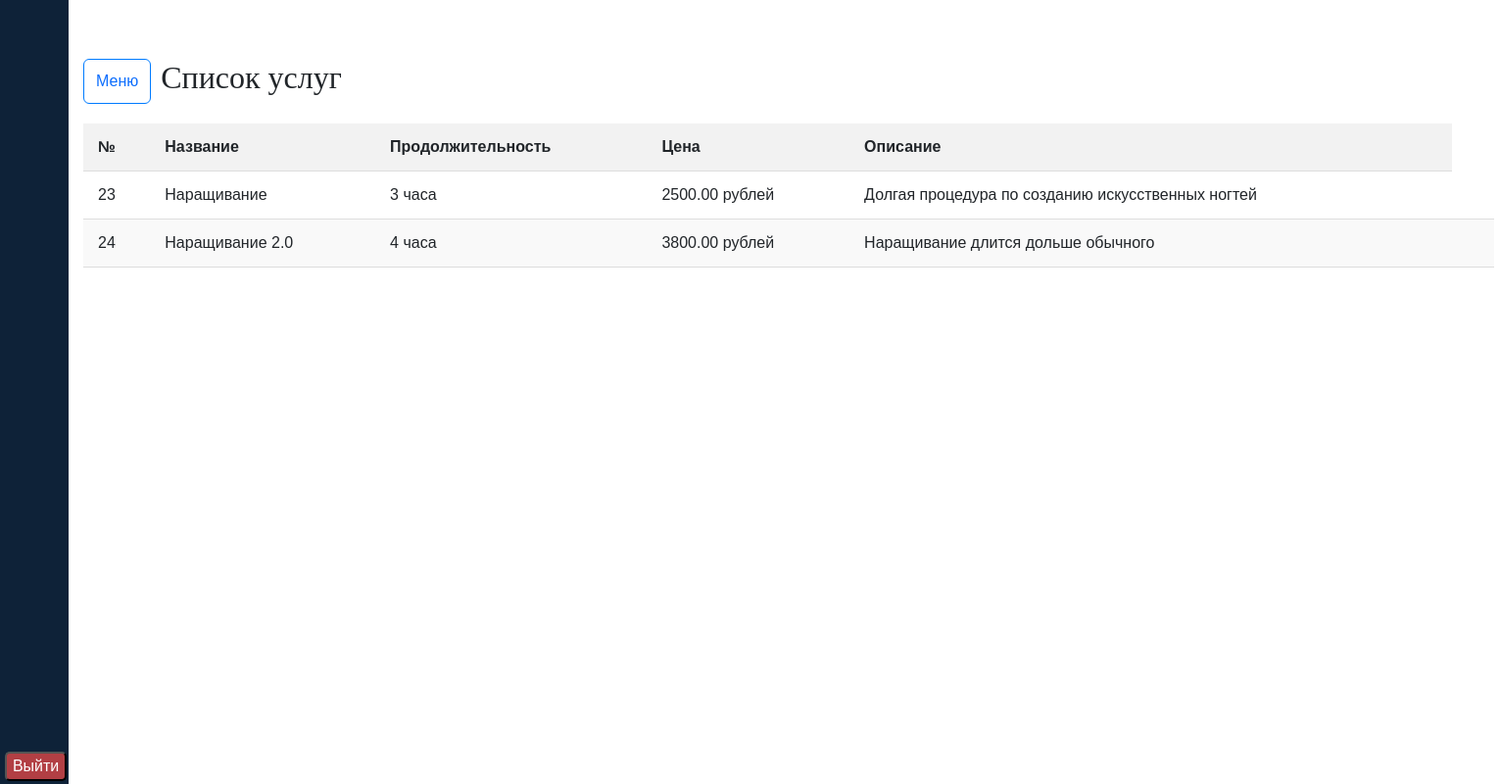
The app's page /appointment/app-admin/service-list/ (signed in), older data.
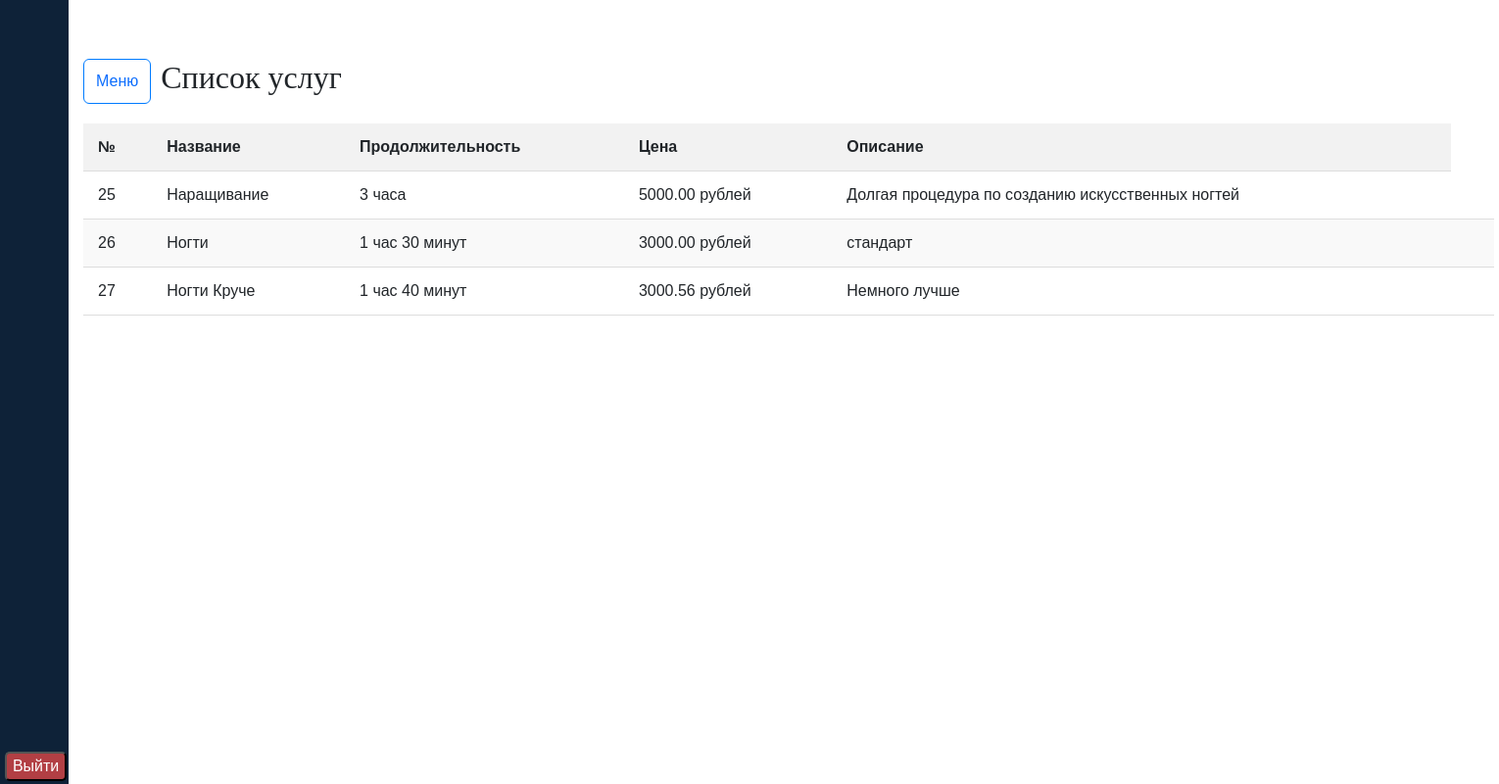
The same page, newer data.
### appointment/models.py (models this page shows, shortened)
class Service(models.Model):
    name = models.CharField(max_length=100, blank=False)
    description = models.TextField(blank=True, null=True)
    duration = models.DurationField(validators=[MinValueValidator(datetime.timedelta(seconds=1))])
    price = models.DecimalField(max_digits=8, decimal_places=2, validators=[MinValueValidator(0)])
    image = models.ImageField(upload_to='services/', blank=True, null=True)
    created_at = models.DateTimeField(auto_now_add=True)
    def get_duration_parts(self):
        total_seconds = int(self.duration.total_seconds())
        days = total_seconds // 86400
        hours = (total_seconds % 86400) // 3600
        minutes = (total_seconds % 3600) // 60
        seconds = total_seconds % 60
        return days, hours, minutes, seconds
    def get_duration(self):
        days, hours, minutes, seconds = self.get_duration_parts()
        parts = []
        if days:
            parts.append(f"{days} day{'s' if days > 1 else ''}")
        if hours:
            parts.append(f"{hours} час{'а' if hours > 1 else ''}")
        if minutes:
            parts.append(f"{minutes} минут")
        if seconds:
            parts.append(f"{seconds} секунд{'ы' if seconds > 1 else ''}")
        return ' '.join(parts)
    def get_price(self):
        return (f"{self.price} рублей")
    def get_description(self):
        return self.description

### appointment/views_admin.py (the view)
# urls.py: path('service-list/', views_admin.get_service_list, name='get_service_list'),
@require_user_authenticated
@require_staff_or_superuser
def get_service_list(request):
    services = Service.objects.all()
    context = {'services': services}
    return render(request, 'administration/service_list.html', context=context)

### appointment/templates/administration/service_list.html (shortened to what this page needs)
{% extends 'mainController/layout.html'%}
{% load i18n %}
{% load static %}
{% block customCSS %}
<link rel="stylesheet" href="{%static 'css/app_admin/staff_list.css'%}">
{% endblock %}
{% block body %}
<section class="content content-wrapper">
    <div class="service-container">
        <section class="profile-section">
            <div class="section-header">
                <button class="btn btn-primary" style="margin-right:10px"><a href="{% url 'show_all'%}"> Меню </a></button>
                <h2 class="section-header-itm">{% trans 'Список услуг' %}</h2>
            </div>
            <div class="responsive-table-container">
                <table>
                    <thead>
                    <tr>
                        <th>№</th>
                        <th>{% trans 'Название' %}</th>
                        <th>{% trans 'Продолжительность' %}</th>
                        <th>{% trans 'Цена' %}</th>
                        <th>{% trans 'Описание' %}</th>
                    </tr>
                    </thead>
                    <tbody>
                    {% for service in services %}
                    <tr>
                        <td>{{service.id}}</td>
                        <td>{{ service.name }}</td>
                        <td>{{ service.get_duration }}</td>
                        <td>{{ service.get_price}}</td>
                        <td>{{ service.get_description}}</td>
                        <td>
                            <div class="buttons-container">
                                {% if user.is_superuser %}
                                <br>
                                {% endif %}
                            </div>
                        </td>
                    </tr>
                    {% empty %}
                    <tr>
                        <td colspan="3">{% trans 'Услуги не добавлены' %}.</td>
                    </tr>
                    {% endfor %}
                    </tbody>
                </table>
            </div>
        </section>
    </div>
</section>
{% endblock %}

### mainController/templates/mainController/layout.html (shortened to what this page needs)
{% load static %}
<!DOCTYPE html>
<html lang="ru">
<head>
    <link href="https://cdn.lineicons.com/4.0/lineicons.css" rel="stylesheet"/>
    <link href="https://cdn.jsdelivr.net/npm/bootstrap@5.3.0-alpha3/dist/css/bootstrap.min.css" rel="stylesheet"
>
    <link rel="stylesheet" href="{%static 'mainController/css/mainController.css'%}">
    <link rel="stylesheet" href="{%static 'mainUser/css/login.css'%}">
    <link rel="stylesheet" href="{%static 'css/app_admin/menage_all.css'%}">
    {% block customCSS %}
    {% endblock %}
</head>
<body>
<div class="wrapper">
    <aside id="sidebar">
        <div class="d-flex">
            <button class="toggle-btn" type="button">
            </button>
        </div>
        <ul class="sidebar-nav">
            <li class="sidebar-item">
                <a href="{% url 'home' %}" class="sidebar-link">
                </a>
            </li>
            <li class="sidebar-item">
                <a href="{% url 'style' %}" class="sidebar-link">
                </a>
            </li>
            <li class="sidebar-item">
                <a href="{% url 'about' %}" class="sidebar-link collapsed has-dropdown">
                </a>
            </li>
            <li class="sidebar-item">
                <a href="{% url 'services' %}" class="sidebar-link">
                </a>
            </li>
        </ul>
        <div class="sidebar-footer">
            {% if user.is_authenticated %}
                {% if superuser or user.is_staff%}
                <a href="{% url 'show_all' %}" class="sidebar-link">
                </a>
                {% endif %}
                <div class="sidebar-footer">
                    {% if superuser or user.is_staff%}
                        <a href="{% url 'user_profile'%}" class="sidebar-link">
                        </a>
                    {% else %}
                        <a href="{% url 'profile' %}" class="sidebar-link">
                            <i class="lni lni-user"></i>
                            <span>Профиль</span>
                        </a>
                    {% endif %}
                    <form method="POST" action="{% url 'logout' %}">
                        <button type="submit" class="out">Выйти</button>
                    </form>
                </div>
            {% endif %}
        </div>
    </aside>
    <main class="main-content">
        {% block body %}
        {% endblock %}
    </main>
</div>
</body>
</html>

### mainController/static/mainController/css/mainController.css (style rules this page uses)
body { margin: 0 auto; padding: 0; }
.main-content { flex: 1; margin: 0 auto; margin-left: 80px; margin-top: 60px; }
.carousel-item h3, h2 { FONT-FAMILY: fangsong; }
li { list-style: none; }
body { font-family: 'Poppins', sans-serif; }
.wrapper { display: flex; }
#sidebar { width: 70px; min-width: 70px; z-index: 1000; transition: all .25s ease-in-out; background-color: #0e2238; display: flex; flex-direction: column; height: 100vh; position: fixed; }
.toggle-btn { background-color: transparent; cursor: pointer; border: 0; padding: 1rem 1.5rem; }
.sidebar-nav { padding: 2rem 0; flex: 1 1 auto; }
a.sidebar-link { padding: .625rem 1.625rem; color: #FFF; display: block; font-size: 0.9rem; white-space: nowrap; border-left: 3px solid transparent; }
.sidebar-item { position: relative; }
.out { margin-left:7%; margin-bottom:5%; border-radius: 5px; background: #e94848bf; color: white; }

### appointment/static/css/app_admin/staff_list.css (style rules this page uses)
.section-header { display:flex; }
.btn-primary { color: black; background-color: white; border-color: #007bff; cursor: pointer; }
.profile-section table { width: 100%; border-collapse: collapse; margin-top: 20px; }
.profile-section th, .profile-section td { padding: 12px 15px; text-align: left; border-bottom: 1px solid #ddd; font-size: 16px; }
.profile-section th { background-color: #f2f2f2; font-weight: bold; }
.profile-section tr:nth-child(even) { background-color: #f9f9f9; }
.profile-section { margin: 0 auto; width: 1440px; }

Row changes from the older to the newer data that the page shows:
removed Service: id "23", name "Наращивание", get_duration "3 часа", get_price "2500.00 рублей", get_description "Долгая процедура по созданию искусственных ногтей"
removed Service: id "24", name "Наращивание 2.0", get_duration "4 часа", get_price "3800.00 рублей", get_description "Наращивание длится дольше обычного"
added Service: id "25", name "Наращивание", get_duration "3 часа", get_price "5000.00 рублей", get_description "Долгая процедура по созданию искусственных ногтей"
added Service: id "26", name "Ногти", get_duration "1 час 30 минут", get_price "3000.00 рублей", get_description "стандарт"
added Service: id "27", name "Ногти Круче", get_duration "1 час 40 минут", get_price "3000.56 рублей", get_description "Немного лучше"
